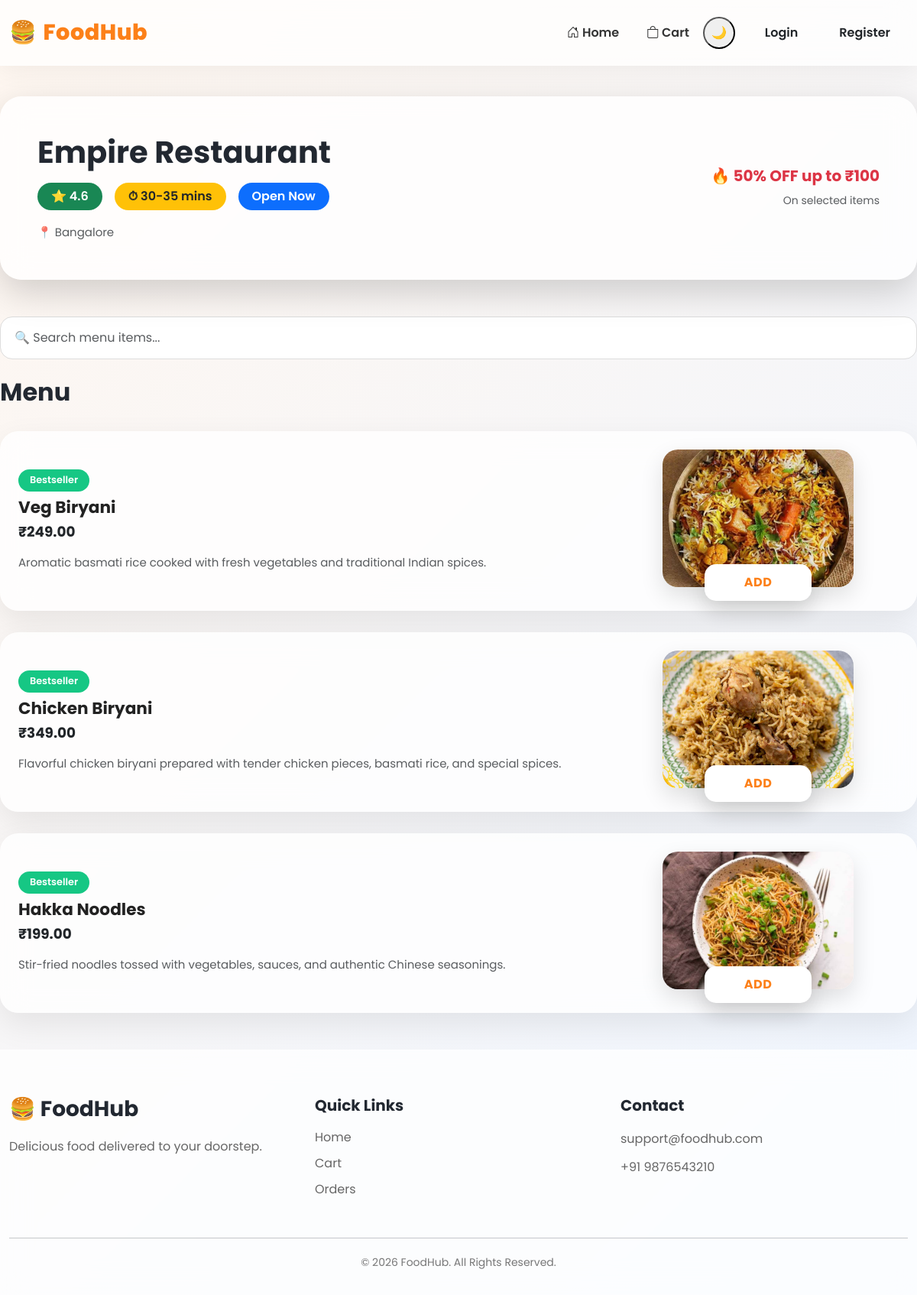
The app's page /products/restaurant/74ff78c2-339b-44d2-b706-683a475df334/ with its own data.
### products/models.py (models this page shows, shortened)
class BaseModel(models.Model):
    uid = models.UUIDField(
        primary_key=True,
        default=uuid.uuid4,
        editable=False
    )
    created_at = models.DateTimeField(auto_now_add=True)
    updated_at = models.DateTimeField(auto_now=True)
    class Meta:
        abstract = True

class Restaurant(BaseModel):
    name = models.CharField(max_length=200)
    image = models.ImageField(
        upload_to='restaurants/'
    )
    banner_image = models.ImageField(
        upload_to='restaurant_banners/',
        null=True,
        blank=True
    )
    address = models.TextField()
    rating = models.FloatField(default=0)
    is_open = models.BooleanField(default=True)

class Product(BaseModel):
    restaurant = models.ForeignKey(
        Restaurant,
        on_delete=models.CASCADE,
        related_name='products'
    )
    category = models.ForeignKey(
        Category,
        on_delete=models.SET_NULL,
        null=True
    )
    product_name = models.CharField(max_length=200)
    slug = models.SlugField(unique=True)
    description = models.TextField()
    price = models.DecimalField(
        max_digits=10,
        decimal_places=2
    )
    is_available = models.BooleanField(default=True)

class ProductImage(BaseModel):
    product = models.ForeignKey(
        Product,
        on_delete=models.CASCADE,
        related_name='images'
    )
    image = models.ImageField(
        upload_to='product_images/'
    )

### products/views.py (the view)
def restaurant_detail(request, uid):
    restaurant = get_object_or_404(
        Restaurant,
        uid=uid
    )
    products = restaurant.products.all()
    search = request.GET.get('search')
    if search:
        products = products.filter(
            product_name__icontains=search
        )
    context = {
        'restaurant': restaurant,
        'products': products,
    }
    return render(
        request,
        'products/restaurant_detail.html',
        context
    )

### cart/context_processors.py (called while the page is built, shortened)
def cart_count(request):
    count = 0
    return {
        'cart_count': count
    }

### products/templates/products/restaurant_detail.html (shortened to what this page needs)
{% extends 'base.html' %}
{% block content %}
<div class="restaurant-header mb-5">
    <div class="card border-0 shadow-lg">
        <div class="card-body p-4">
            <div class="d-flex justify-content-between align-items-center flex-wrap">
                <div>
                    <h1 class="fw-bold mb-3">
                        {{ restaurant.name }}
                    </h1>
                    <div class="d-flex gap-3 mb-3">
                        <span class="badge bg-success fs-6">
                            ⭐ {{ restaurant.rating }}
                        </span>
                        <span class="badge bg-warning text-dark fs-6">
                            ⏱ 30-35 mins
                        </span>
                        {% if restaurant.is_open %}
                            <span class="badge bg-primary fs-6">
                                Open Now
                            </span>
                        {% else %}
                            <span class="badge bg-danger fs-6">
                                Closed
                            </span>
                        {% endif %}
                    </div>
                    <p class="text-muted mb-0">
                        📍 {{ restaurant.address }}
                    </p>
                </div>
                <div class="text-end">
                    <h5 class="text-danger fw-bold">
                        🔥 50% OFF up to ₹100
                    </h5>
                    <small class="text-muted">
                        On selected items
                    </small>
                </div>
            </div>
        </div>
    </div>
</div>
<form method="GET" class="mb-4">
    <input
        type="text"
        name="search"
        value="{{ request.GET.search }}"
        class="form-control"
        placeholder="🔍 Search menu items..."
    >
</form>
<div class="d-flex justify-content-between align-items-center mb-4">
    <h2 class="fw-bold">
        Menu
    </h2>
</div>
{% for product in products %}
<div class="menu-item">
    <div class="row align-items-center">
        <div class="col-md-8">
            <div class="mb-2">
                <span class="badge bg-success">
                    Bestseller
                </span>
            </div>
            <h5 class="fw-bold mb-2">
                {{ product.product_name }}
            </h5>
            <h6 class="text-dark fw-bold mb-3">
                ₹{{ product.price }}
            </h6>
            <p class="text-muted mb-0">
                {{ product.description|truncatewords:20 }}
            </p>
        </div>
        <div class="col-md-4 text-center">
            <div class="image-wrapper">
                {% if product.images.first %}
                <img
                    src="{{ product.images.first.image.url }}"
                    class="menu-image"
                >
                {% endif %}
                <button
                    class="add-btn add-to-cart-btn"
                    data-url="{% url 'ajax_add_to_cart' product.uid %}"
                >
                    ADD
                </button>
            </div>
        </div>
    </div>
</div>
{% empty %}
<div class="alert alert-warning">
    No products available.
</div>
{% endfor %}
{% endblock %}

### static/css/style.css (style rules this page uses)
:root { --primary:#fc8019; --primary-dark:#e96d00; --secondary:#ffb74d; --success:#22c55e; --danger:#ef4444; --text:#222831; --text-light:#666; --bg:#f5f7fb; --white:#ffffff; --glass:rgba(255,255,255,.65); --glass-dark:rgba(25,25,35,.75); --border:rgba(255,255,255,.35); --shadow:0 15px 40px rgba(0,0,0,.08); --radius:22px; }
* { margin:0; padding:0; box-sizing:border-box; }
html { scroll-behavior:smooth; }
body { font-family:'Poppins',sans-serif; background:linear-gradient(135deg,#fff7f0,#eef5ff); color:var(--text); overflow-x:hidden; min-height:100vh; }
h1,h2,h3,h4,h5,h6 { font-weight:700; color:var(--text); }
p { color:var(--text-light); line-height:1.7; margin-bottom:0; }
img { max-width:100%; display:block; }
.card { background:rgba(255,255,255,.72); border:none; border-radius:22px; box-shadow:var(--shadow); overflow:hidden; transition:.35s; }
.form-control, .form-select { height:54px; border-radius:14px; border:1px solid #ddd; box-shadow:none; }
.badge { padding:8px 14px; border-radius:30px; font-weight:600; }
.restaurant-header { margin:40px 0; }
.restaurant-header .card { padding:25px; background:rgba(255,255,255,.78); backdrop-filter:blur(18px); border:none; border-radius:28px; box-shadow:0 20px 45px rgba(0,0,0,.08); }
.restaurant-header h1 { font-size:2.5rem; font-weight:800; margin-bottom:15px; }
.restaurant-header p { font-size:15px; color:#666; }
.restaurant-header .badge { padding:10px 18px; font-size:.9rem; border-radius:30px; }
.menu-item { background:rgba(255,255,255,.78); backdrop-filter:blur(18px); border-radius:24px; padding:24px; margin-bottom:28px; box-shadow:0 15px 40px rgba(0,0,0,.08); transition:.35s; }
.menu-item .row { align-items:center; }
.menu-item h5 { font-size:1.35rem; font-weight:700; margin-bottom:12px; color:#222; }
.menu-item h6 { font-size:1.15rem; font-weight:700; color:var(--primary); margin-bottom:15px; }
.menu-item p { font-size:15px; line-height:1.7; color:#666; }
.menu-item .badge { background:#16c784!important; padding:8px 15px; font-size:.8rem; border-radius:25px; }
.image-wrapper { position:relative; display:inline-block; }
.menu-image { width:250px; height:180px; object-fit:cover; border-radius:20px; transition:.4s; box-shadow:0 12px 30px rgba(0,0,0,.12); }
.add-btn { position:absolute; left:50%; bottom:-18px; transform:translateX(-50%); width:140px; height:48px; border:none; border-radius:15px; background:#fff; color:var(--primary); font-weight:700; letter-spacing:.5px; box-shadow:0 12px 30px rgba(0,0,0,.18); transition:.3s; cursor:pointer; }
input[type="text"] { border-radius:16px; height:56px; padding-left:18px; }
.menu-item { animation:fadeMenu .5s ease; }
.menu-image, .restaurant-card img, .restaurant-banner { transition:.45s; }
.btn, .add-btn { transition:.3s ease; }
* { transition: background .25s, color .25s, border-color .25s, box-shadow .25s; }

### records on screen
Restaurant: name "Empire Restaurant", rating "4.6", address "Bangalore"
Product: product_name "Veg Biryani", price "249.00", description "Aromatic basmati rice cooked with fresh vegetables and traditional Indian spices.", images.first.image (picture)
Product: product_name "Chicken Biryani", price "349.00", description "Flavorful chicken biryani prepared with tender chicken pieces, basmati rice, and special spices.", images.first.image (picture)
Product: product_name "Hakka Noodles", price "199.00", description "Stir-fried noodles tossed with vegetables, sauces, and authentic Chinese seasonings.", images.first.image (picture)
